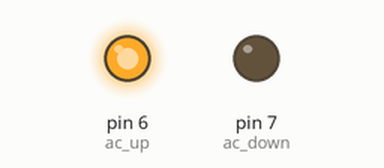
The sketch below on a simulated Arduino Uno, built with avr-gcc and run on an emulated ATmega328P. On the bench: output pins drawn as LEDs (lit = HIGH).

Above: at 0.1 s.
At 5.6 s:
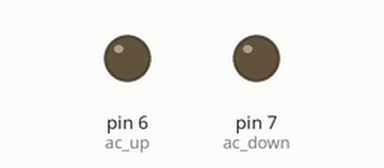
Timing chart, 0 to 7.1 s (numbered marks = the images above):
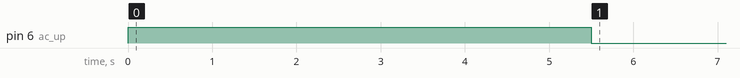

Measured:
- by itself, pin 6 (ac_up): LOW → HIGH at 0.00 s, → LOW 5.5 s later

The sketch:

ac_up.ino
```cpp
#define ac_up 6
#define ac_down 7

void setup() {
  pinMode(ac_up, OUTPUT);
  pinMode(ac_down, OUTPUT);
}

void loop() {
  digitalWrite(ac_up, HIGH);
  digitalWrite(ac_down, LOW);
  delay(5500);
  digitalWrite(ac_up, LOW);
  digitalWrite(ac_down, LOW);
  delay(1000000000000);
}
```
